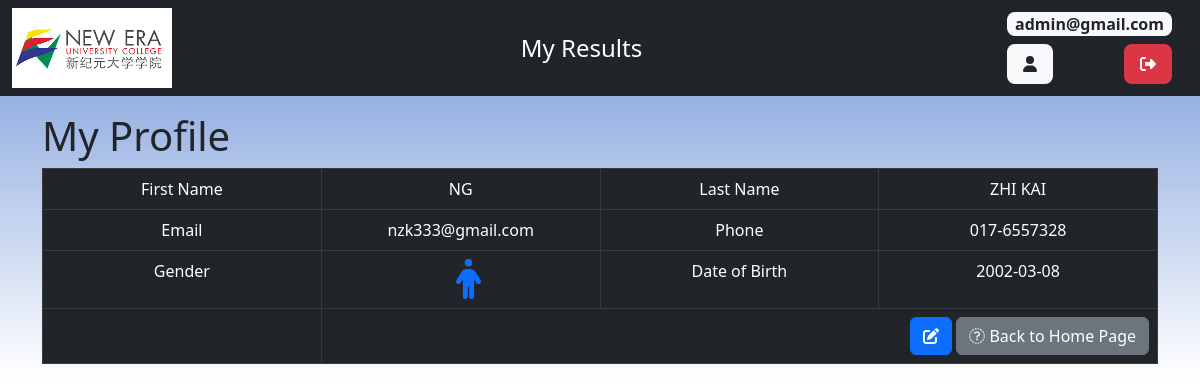
The app's page /student/stu_profile.php?student_id=1 (signed in) with its own data.
### tables this page shows
CREATE TABLE IF NOT EXISTS `student` (
  `student_id` int(255) NOT NULL AUTO_INCREMENT,
  `student_firstname` text NOT NULL,
  `student_lastname` text NOT NULL,
  `student_password` varchar(50) NOT NULL,
  `student_email` varchar(128) NOT NULL,
  `student_phone` varchar(11) NOT NULL,
  `student_gender` varchar(30) NOT NULL,
  `date_of_birth` date NOT NULL,
  `user_type` varchar(50) NOT NULL,
  `student_entrytime` timestamp NOT NULL DEFAULT CURRENT_TIMESTAMP,
  PRIMARY KEY (`student_id`)
);

### student/stu_profile.php (the view, shortened to what this page needs)
<!DOCTYPE HTML>
<html>
<head>
    <link href="https://cdn.jsdelivr.net/npm/bootstrap@5.2.2/dist/css/bootstrap.min.css" rel="stylesheet">
    <link href="../css/background.css" rel="stylesheet" />
</head>
<body>
    <div class="container-fluid px-0">
        <?php include 'stu_topnav.php'; ?>
        <div class="container my-3">
            <div class="page-header">
                <h1>My Profile</h1>
            </div>
            <?php
            $student_id = isset($_GET['student_id']) ? $_GET['student_id'] : die('ERROR: Record Customer not found.');
            include '../config/database.php';
            try {
                $query = "SELECT * FROM student WHERE student_id = :student_id ";
                $stmt = $con->prepare($query);
                $stmt->bindParam(":student_id", $student_id);
                $stmt->execute();
                $row = $stmt->fetch(PDO::FETCH_ASSOC);
                $student_firstname = $row['student_firstname'];
                $student_lastname = $row['student_lastname'];
                $student_email = $row['student_email'];
                $student_phone = $row['student_phone'];
                $student_gender = $row['student_gender'];
                $date_of_birth = $row['date_of_birth'];
            }
            catch (PDOException $exception) {
                die('ERROR: ' . $exception->getMessage());
            }
            ?>
            <table class='table table-hover table-dark table-responsive table-bordered'>
                <tr>
                    <td class="text-center col-3">First Name</td>
                    <td class="text-center col-3"><?php echo htmlspecialchars($student_firstname, ENT_QUOTES);  ?></td>
                    <td class="text-center col-3">Last Name</td>
                    <td class="text-center col-3"><?php echo htmlspecialchars($student_lastname, ENT_QUOTES);  ?></td>
                </tr>
                <tr>
                    <td class="text-center col-3">Email</td>
                    <td class="text-center col-3"><?php echo htmlspecialchars($student_email, ENT_QUOTES);  ?></td>
                    <td class="text-center col-3">Phone</td>
                    <td class="text-center col-3"><?php echo htmlspecialchars($student_phone, ENT_QUOTES);  ?></td>
                </tr>
                <tr>
                    <td class="text-center col-3">Gender</td>
                    <td class="text-center col-3"><?php if ($student_gender == "male") {
                            echo "<i class='fa-solid fa-person fs-1 text-primary ms-3'></i>";
                        } else {
                            echo "<i class='fa-solid fa-person-dress fs-1 text-danger ms-3'></i>";
                        } ?></td>
                    <td class="text-center col-3">Date of Birth</td>
                    <td class="text-center col-3"><?php echo htmlspecialchars($date_of_birth, ENT_QUOTES);  ?></td>
                </tr>
                <tr>
                    <td></td>
                    <td class="text-end" colspan="3">
                        <?php echo "<a href='stu_update.php?student_id={$student_id}' class='btn btn-primary m-r-1em'><i class='fa-solid fa-pen-to-square'></i></a>"; ?>
                        <a href='index.php' class='btn btn-secondary'><i class="fa-sharp fa-solid fa-circle-arrow-left"></i> Back to Home Page</a>
                    </td>
                </tr>
            </table>
        </div>
    </div>
</body>
</html>

### css/background.css (style rules this page uses)
body { background: linear-gradient(#7396d8, #ffffff); background-repeat: repeat-x; }

### records on screen
student: student_firstname "NG", student_lastname "ZHI KAI", student_email "nzk333@gmail.com", student_phone "017-6557328", date_of_birth "2002-03-08"

### other values on screen
$_SESSION["login"] "admin@gmail.com"
